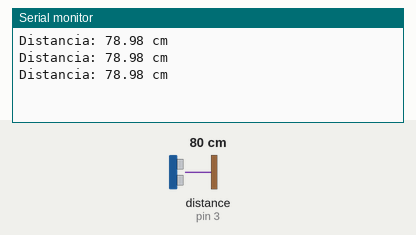
Bench run of a sketch on a simulated Arduino Uno, built with avr-gcc and run on an emulated ATmega328P. On the bench: the last lines printed to the serial monitor. Wiring (inferred from the names in the program): ultrasonic range finder: trigger pin 2; echo pin 3. Inputs (shaded band) come from the test bench; at power-on: distance to the obstacle (sensor on pin 3) 80 cm. The echo pulse lasts 58.3 µs per cm.

Above: at 1.3 s.
1.4 s: distance to the obstacle (sensor on pin 3) set to 2 cm
At 1.9 s:
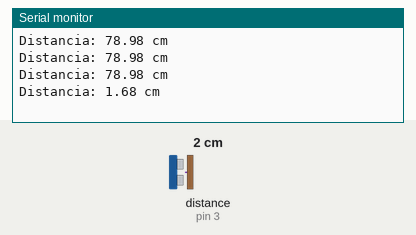
2.9 s: distance to the obstacle (sensor on pin 3) set to 4 cm
At 3.4 s:
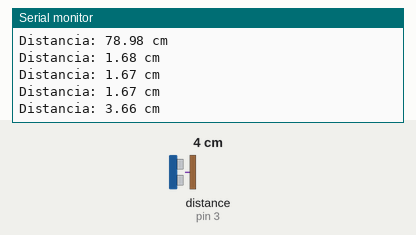
Timing chart, 0 to 5.9 s (numbered marks = the images above; inputs shaded):
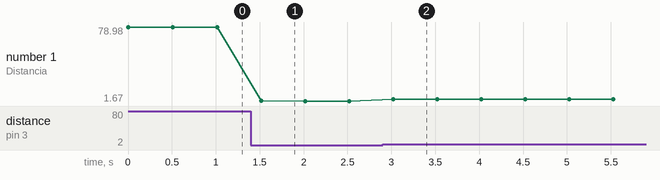

Measured:
- after the input at 1.4 s, the serial monitor: prints a new line after 0.12 s (image 1)
- after the input at 2.9 s, the serial monitor: prints a new line after 0.12 s (image 2)
- plotted number 1: 78.98 → 1.67 after the input at 1.4 s, 1.67 → 3.66 after the input at 2.9 s

The sketch:

01_pruebaUltrasonico.ino
```cpp
const int trigPin = 2;
const int echoPin = 3;

void setup() {
  Serial.begin(9600);
  pinMode(trigPin, OUTPUT);
  pinMode(echoPin, INPUT);
}

void loop() {
  long duration;
  float distance;

  //pulso de 10 microsegundos al pin TRIG
  digitalWrite(trigPin, LOW);
  delayMicroseconds(2);

  digitalWrite(trigPin, HIGH);
  delayMicroseconds(10);
  digitalWrite(trigPin, LOW);

  //tiempo que tardó en llegar el eco
  duration = pulseIn(echoPin, HIGH);

  //conversion tiempo a distancia en centímetros
  distance = duration * 0.034 / 2;

  Serial.print("Distancia: ");
  Serial.print(distance);
  Serial.println(" cm");

  delay(500);
}
```
